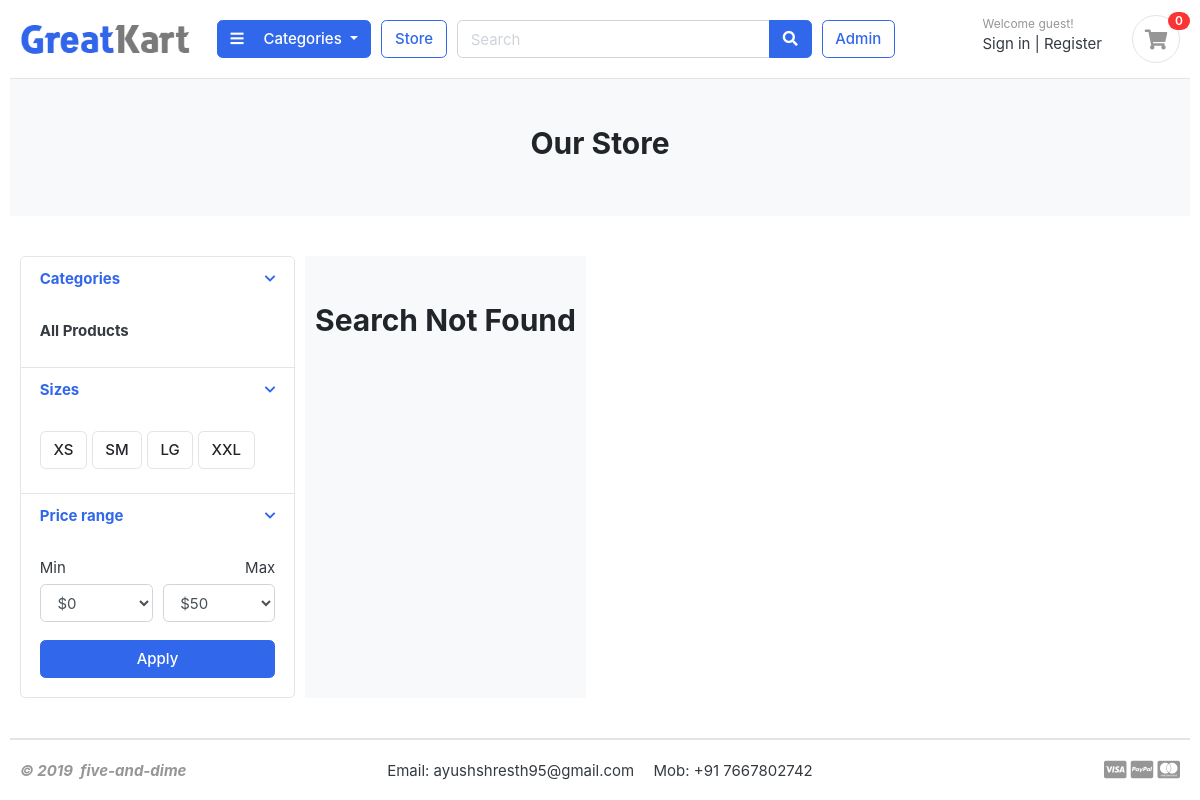
The page /store/ on the database as committed earlier.
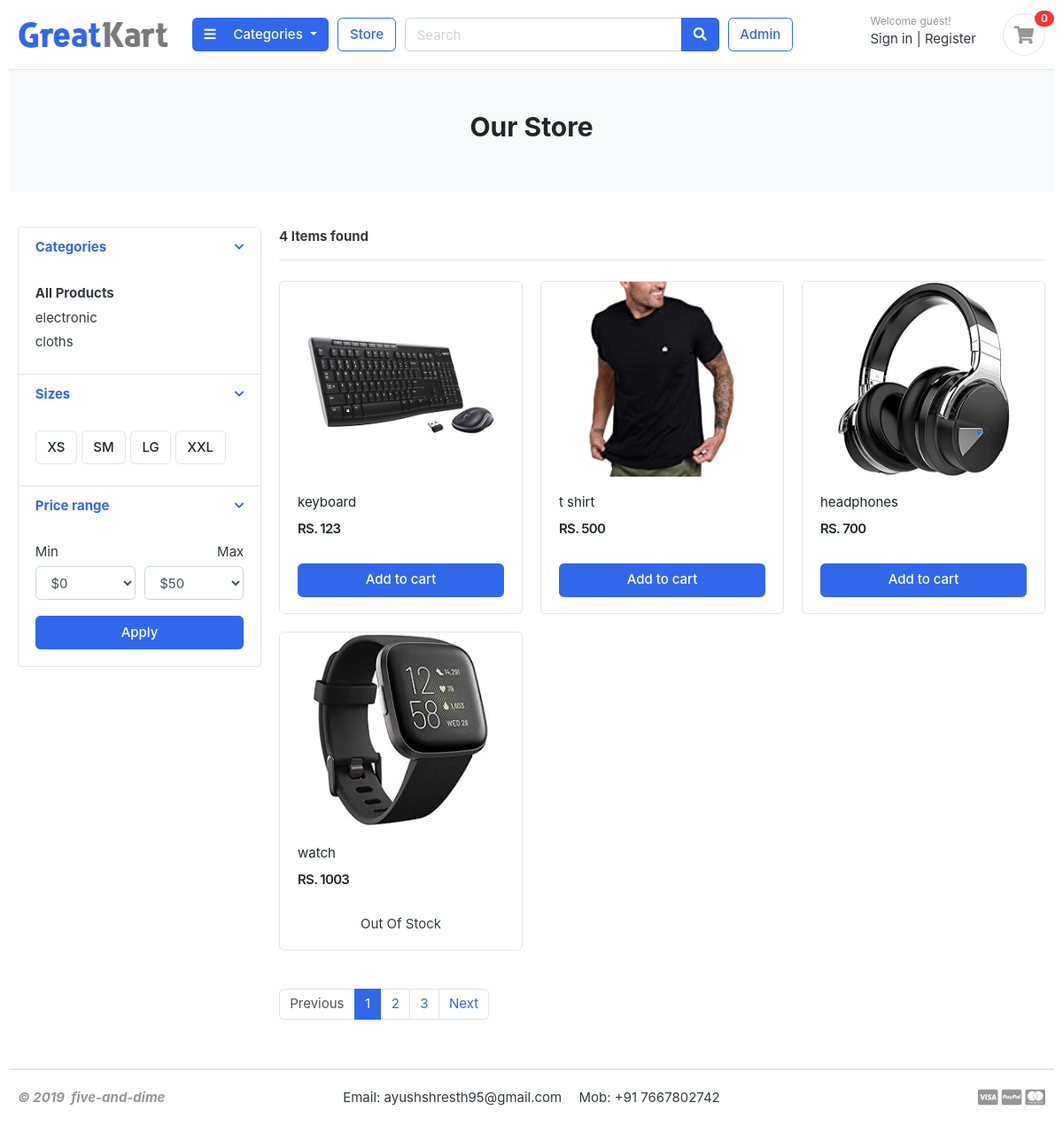
The same page on the database as committed later.
### categories/models.py (models this page shows, shortened)
class Categories(models.Model):
    categories_name = models.CharField(max_length=50, unique=True)
    slug = models.SlugField(max_length=100, unique=True)
    categories_desc = models.TextField(max_length=300, blank=True)
    categories_img = models.ImageField(upload_to ='photos/categories', blank=True)
    created_date = models.DateTimeField(auto_now=True)
    class Meta:
        verbose_name='Categories'
        verbose_name_plural='Categories'
    def get_url(self):
        return(reverse('product_by_categories', args=[self.slug] ))

### store/models.py (models this page shows, shortened)
class Products(models.Model):
    product_name = models.CharField(max_length=100, unique=True)
    slug = models.SlugField(max_length=100, unique=True)
    description = models.TextField(max_length=300, blank=True)
    price = models.IntegerField()
    image = models.ImageField(upload_to="photos/product")
    stock = models.IntegerField()
    available = models.BooleanField(default=True)
    categories = models.ForeignKey(Categories, on_delete=models.CASCADE)
    created_date = models.DateTimeField(auto_now_add=True)
    modified_date = models.DateTimeField(auto_now=True)
    class Meta:
        verbose_name = "Products"
        verbose_name_plural = "Products"
    def get_url(self):
        return reverse("product_detail", args=[self.categories.slug, self.slug,])

### store/views.py (the view)
# urls.py: path('store/',include('store.urls')),
def store(request, categories_slug=None):
    category1 = None
    product = None
    if (categories_slug != None):
        category1 = get_object_or_404(Categories, slug=categories_slug)
        product = Products.objects.filter(categories=category1, available=True)
        product_count = product.count()
    else:
        product = Products.objects.all().filter(available=True)
        product_count = product.count()
    param = {
        'products': product,
        'count': product_count,
    }
    return render(request, 'store.html', param)

### categories/context_processors.py (called while the page is built)
def menu_links(request):
    link = Categories.objects.all()
    return dict(links=link)

### templates/store.html (shortened to what the changed rows need)
{% extends 'base.html' %} {% load static %} {% block content %}
<section class="section-pagetop bg">
  <div class="container">
    <h2 class="title-page" style="text-align: center">Our Store</h2>
  </div>
</section>
<section class="section-content padding-y">
  <div class="container">
    <div class="row">
      <aside class="col-md-3">
        <div class="card">
          <article class="filter-group">
            <div class="filter-content collapse show" id="collapse_1" style="">
              <div class="card-body">
                <ul class="list-menu">
                  {% for category in links %}
                  <li>
                    <a href="{{category.get_url}}"
                      >{{category.categories_name}}
                    </a>
                  </li>
                  {% endfor %}
                </ul>
              </div>
            </div>
          </article>
        </div>
      </aside>
      {% if count %}
      <main class="col-md-9">
        <header class="border-bottom mb-4 pb-3">
          <div class="form-inline">
            <span class="mr-md-auto"><b>{{count}} Items found </b></span>
          </div>
        </header>
        <div class="row">
          {% for product in products %}
          <div class="col-md-4">
            <figure class="card card-product-grid">
              <div class="img-wrap">
                <a href="{{product.get_url}}">
                  <img src="{{product.image.url}}" />
                </a>
              </div>
              <figcaption class="info-wrap">
                <div class="fix-height">
                  <a href="{{product.get_url}}" class="title"
                    >{{product.product_name}}</a
                  >
                  <div class="price-wrap mt-2">
                    <span class="price">RS.&nbsp;{{product.price}}</span>
                  </div>
                </div>
                {% if product.stock %}
                <a
                  href="{% url 'add_cart' product.id %}"
                  class="btn btn-block btn-primary"
                  >Add to cart
                </a>
                {% else %}
                <div class="text-center">Out Of Stock</div>
                {% endif %}
              </figcaption>
            </figure>
          </div>
          {% endfor %}
        </div>
        <nav class="mt-4" aria-label="Page navigation sample">
          <ul class="pagination">
            <li class="page-item disabled">
              <a class="page-link" href="#">Previous</a>
            </li>
            <li class="page-item active">
              <a class="page-link" href="#">1</a>
            </li>
            <li class="page-item"><a class="page-link" href="#">2</a></li>
            <li class="page-item"><a class="page-link" href="#">3</a></li>
            <li class="page-item"><a class="page-link" href="#">Next</a></li>
          </ul>
        </nav>
        {% else %}
        <section class="section-pagetop bg">
          <div class="container">
            <h2 class="title-page" style="text-align: center">
              Search Not Found
            </h2>
          </div>
        </section>
        {% endif %}
      </main>
    </div>
  </div>
</section>
{% endblock content %}

Rows that differ between the two databases and show on the page:
added Categories: categories_name "electronic"
added Categories: categories_name "cloths"
added Products: image (picture), product_name "keyboard", price "123", stock "Add to cart"
added Products: image (picture), product_name "t shirt", price "500", stock "Add to cart"
added Products: image (picture), product_name "headphones", price "700", stock "Add to cart"
added Products: image (picture), product_name "watch", price "1003", stock "Out Of Stock"
Other text that changed with them:
{{ count }}: (not shown) → "4"
text no longer shown: "Search Not Found"
text now shown: "Items found Previous 1 2 3 Next"
